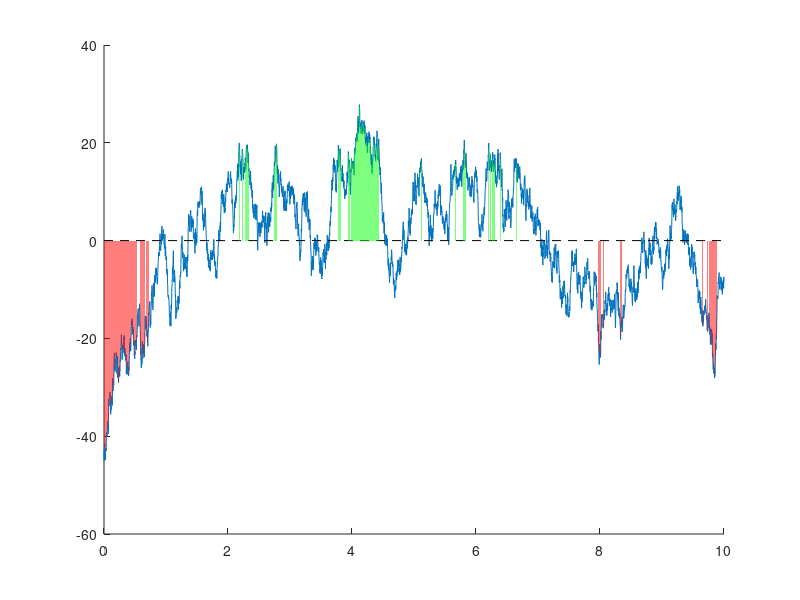

Recreate this plot in MATLAB.
% Threshold-based Time series Segmentation

% learn: detrend, eval, cellfun, patch, bwconncomp

%% 

% generate smooth time series
N = 5000;
tv = (0:N-1)/(N/10);
ts = detrend(cumsum(randn(N,1))); %brownien noise

patchcolor = 'rg';
whichsign ='<>';


figure(1),clf,hold on
plot(tv,ts)
plot(get(gca,'xlim'),[0 0],'k--')

%% Find threshold of 10% on both tails of the distribution
tmpsort = sort(ts);

thresh(1) = tmpsort(round(.1*N));
thresh(2) = tmpsort(round(.9*N));

%% Segmentation: loop over the two threshold

for threshi = 1:2

    % find all the regions exceeding threshold
    eval([ 'beyondthresh = ts' whichsign(threshi) 'thresh(threshi);'])
    
    % get islands
    islands = bwconncomp(beyondthresh);

    % bonus: remove any island with fewer than 5 points
    islands.num = cellfun(@length,islands.PixelIdxList);
    islands2keep = islands.num > 4;
    islands.PixelIdxList = islands.PixelIdxList(islands2keep);
    islands.NumObjects = sum(islands2keep);

    %loop through and draw patches to 0
    for i = 1: islands.NumObjects

        %find xy points
        xpnts = tv(islands.PixelIdxList{i});
        ypnts = ts(islands.PixelIdxList{i});

        % draw the patch
        patch([xpnts xpnts(end:-1:1)],[zeros(1,length(ypnts)) ypnts(end:-1:1)'],patchcolor(threshi),'facealpha',.5,'linestyle','none');
    end


end










